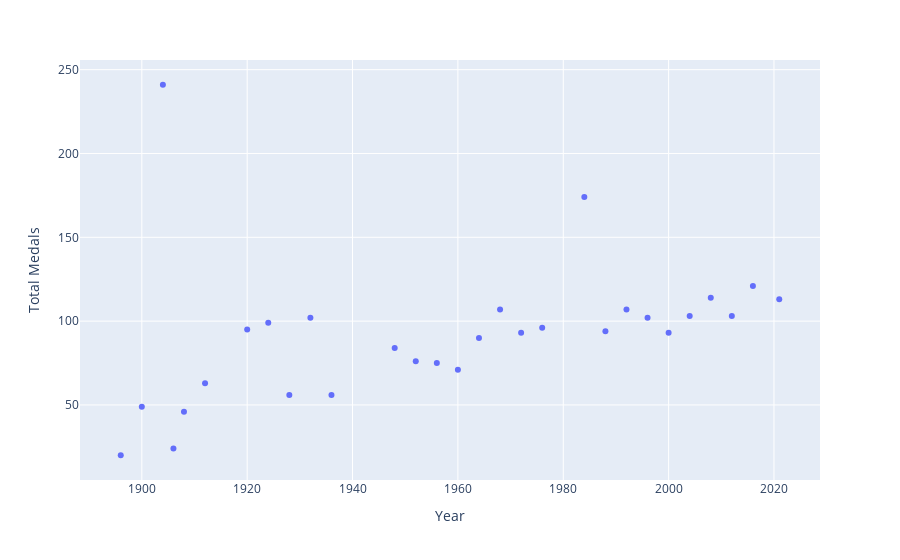

The notebook cell this image was saved under:
### Markdown cell above
Total number of medals won by the USA overs the years :

### Code cell
# line chart showing the progression of the United States - its total medals over the years.
fig = px.scatter(medals[medals['Country'] == 'UNITED STATES'].groupby('Year')['Total'].sum(),
              x=medals[medals['Country'] == 'UNITED STATES'].groupby('Year')['Total'].sum().index,
              y=medals[medals['Country'] == 'UNITED STATES'].groupby('Year')['Total'].sum().values,
              labels={'x': 'Year', 'y': 'Total Medals'})
fig.show()

### Figure 1 — Plotly figure (JSON) as saved in the notebook; plotly's stock layout.template omitted (floating-point values rounded to 4 significant figures)
{"data": [{"hovertemplate": "Year=%{x}<br>Total Medals=%{y}<extra></extra>", "legendgroup": "", "marker": {"color": "#636efa", "symbol": "circle"}, "mode": "markers", "name": "", "orientation": "v", "showlegend": false, "type": "scatter", "x": [1896, 1900, 1904, 1906, 1908, 1912, 1920, 1924, 1928, 1932, 1936, 1948, 1952, 1956, 1960, 1964, 1968, 1972, 1976, 1984, 1988, 1992, 1996, 2000, 2004, 2008, 2012, 2016, 2021], "xaxis": "x", "y": [20, 49, 241, 24, 46, 63, 95, 99, 56, 102, 56, 84, 76, 75, 71, 90, 107, 93, 96, 174, 94, 107, 102, 93, 103, 114, 103, 121, 113], "yaxis": "y"}], "layout": {"legend": {"tracegroupgap": 0}, "margin": {"t": 60}, "xaxis": {"anchor": "y", "domain": [0, 1], "title": {"text": "Year"}}, "yaxis": {"anchor": "x", "domain": [0, 1], "title": {"text": "Total Medals"}}}}
